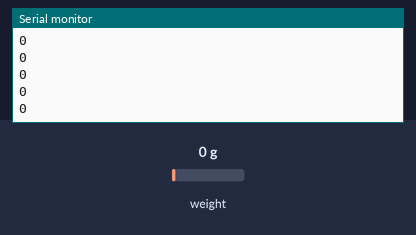
The sketch below on a simulated Arduino Uno, built with avr-gcc and run on an emulated ATmega328P. On the bench: the last lines printed to the serial monitor. The inputs (shaded band) are chosen by the test bench; at power-on: weight on the scale 0 g.

Above: at 8.4 s.
8.5 s: weight on the scale set to 100 g
At 8.52 s:
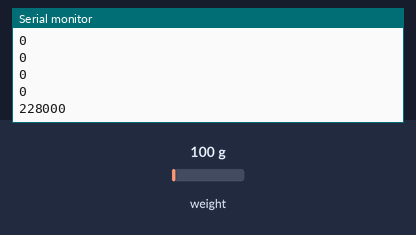
10.0 s: weight on the scale set to 1250 g
At 10.06 s:
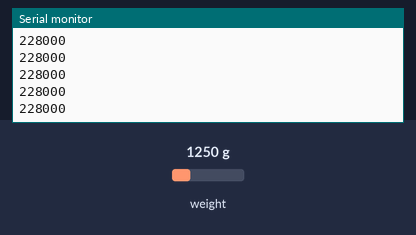
Timing chart, 0 to 13.0 s (numbered marks = the images above; inputs shaded):
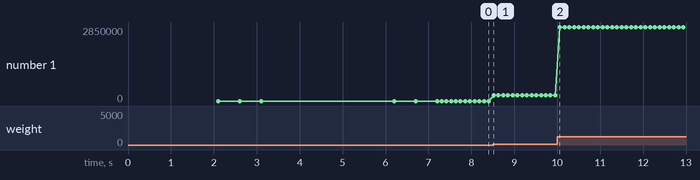

Measured:
- after the input at 8.5 s, the serial monitor: prints a new line at once (image 1)
- plotted number 1: 0 → 228000 after the input at 8.5 s, 228000 → 2850000 after the input at 10.0 s

The sketch:

HX711Serial_realtime.ino
```cpp
#include <HX711.h>

// #include "HX711.h"

// HX711.DOUT	- pin #A1
// HX711.PD_SCK	- pin #A0

HX711 scale(A1, A0);		// parameter "gain" is ommited; the default value 128 is used by the library

void setup() {
  Serial.begin(115200);
  Serial.println("HX711 Demo");

  Serial.println("Before setting up the scale:");
  Serial.print("read: \t\t");
  Serial.println(scale.read());			// print a raw reading from the ADC

  Serial.print("read average: \t\t");
  Serial.println(scale.read_average(20));  	// print the average of 20 readings from the ADC

  Serial.print("get value: \t\t");
  Serial.println(scale.get_value(5));		// print the average of 5 readings from the ADC minus the tare weight (not set yet)

  Serial.print("get units: \t\t");
  Serial.println(scale.get_units(5), 1);	// print the average of 5 readings from the ADC minus tare weight (not set) divided
						// by the SCALE parameter (not set yet)

  scale.set_scale(2280.f);                      // this value is obtained by calibrating the scale with known weights; see the README for details
  scale.tare();				        // reset the scale to 0

  Serial.println("After setting up the scale:");

  Serial.print("read: \t\t");
  Serial.println(scale.read());                 // print a raw reading from the ADC

  Serial.print("read average: \t\t");
  Serial.println(scale.read_average(20));       // print the average of 20 readings from the ADC

  Serial.print("get value: \t\t");
  Serial.println(scale.get_value(5));		// print the average of 5 readings from the ADC minus the tare weight, set with tare()

  Serial.print("get units: \t\t");
  Serial.println(scale.get_units(5), 1);        // print the average of 5 readings from the ADC minus tare weight, divided
						// by the SCALE parameter set with set_scale

  Serial.println("Readings:");
}

void loop() {
//  Serial.print("one reading:\t");
//  Serial.println(scale.get_units(), 1);
//  Serial.print("\t| average:\t");
//  Serial.println(scale.get_units(10), 1);

//  scale.power_down();			        // put the ADC in sleep mode
  Serial.println(scale.read());
  delay(10);
//  scale.power_up();
}
```
